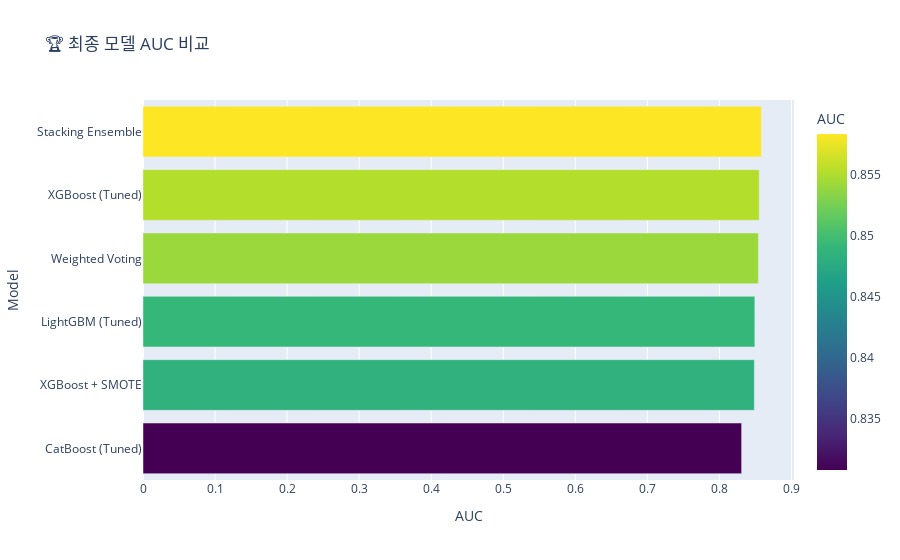

The notebook cell this image was saved under:
### Code cell
# ============================================================
# 12. 최종 결과 요약
# ============================================================

# 모든 모델 AUC 비교
final_results = {
    'XGBoost (Tuned)': auc_xgb,
    'LightGBM (Tuned)': auc_lgbm,
    'CatBoost (Tuned)': auc_cat,
    'Weighted Voting': weighted_auc,
    'Stacking Ensemble': stacking_auc,
    'XGBoost + SMOTE': auc_smote
}

results_df = pd.DataFrame(list(final_results.items()), columns=['Model', 'AUC'])
results_df = results_df.sort_values('AUC', ascending=False)

# 시각화
fig = px.bar(results_df, x='AUC', y='Model', orientation='h',
             title='🏆 최종 모델 AUC 비교',
             color='AUC', color_continuous_scale='viridis')
fig.update_layout(yaxis={'categoryorder':'total ascending'})
fig.show()

print("\n" + "="*60)
print("📊 최종 결과 요약")
print("="*60)
for _, row in results_df.iterrows():
    print(f"{row['Model']}: AUC = {row['AUC']:.4f}")
    
best_model_name = results_df.iloc[0]['Model']
best_auc = results_df.iloc[0]['AUC']
print(f"\n🥇 최고 성능 모델: {best_model_name} (AUC: {best_auc:.4f})")

### Figure 1 — Plotly figure (JSON) as saved in the notebook; plotly's stock layout.template omitted (floating-point values rounded to 4 significant figures)
{"data": [{"hovertemplate": "AUC=%{marker.color}<br>Model=%{y}<extra></extra>", "legendgroup": "", "marker": {"color": [0.8584, 0.8553, 0.8542, 0.8492, 0.8485, 0.8308], "coloraxis": "coloraxis", "pattern": {"shape": ""}}, "name": "", "orientation": "h", "showlegend": false, "textposition": "auto", "type": "bar", "x": [0.8584, 0.8553, 0.8542, 0.8492, 0.8485, 0.8308], "xaxis": "x", "y": ["Stacking Ensemble", "XGBoost (Tuned)", "Weighted Voting", "LightGBM (Tuned)", "XGBoost + SMOTE", "CatBoost (Tuned)"], "yaxis": "y"}], "layout": {"barmode": "relative", "coloraxis": {"colorbar": {"title": {"text": "AUC"}}, "colorscale": [[0, "#440154"], [0.1111, "#482878"], [0.2222, "#3e4989"], [0.3333, "#31688e"], [0.4444, "#26828e"], [0.5556, "#1f9e89"], [0.6667, "#35b779"], [0.7778, "#6ece58"], [0.8889, "#b5de2b"], [1, "#fde725"]]}, "legend": {"tracegroupgap": 0}, "title": {"text": "🏆 최종 모델 AUC 비교"}, "xaxis": {"anchor": "y", "domain": [0, 1], "title": {"text": "AUC"}}, "yaxis": {"anchor": "x", "categoryorder": "total ascending", "domain": [0, 1], "title": {"text": "Model"}}}}
